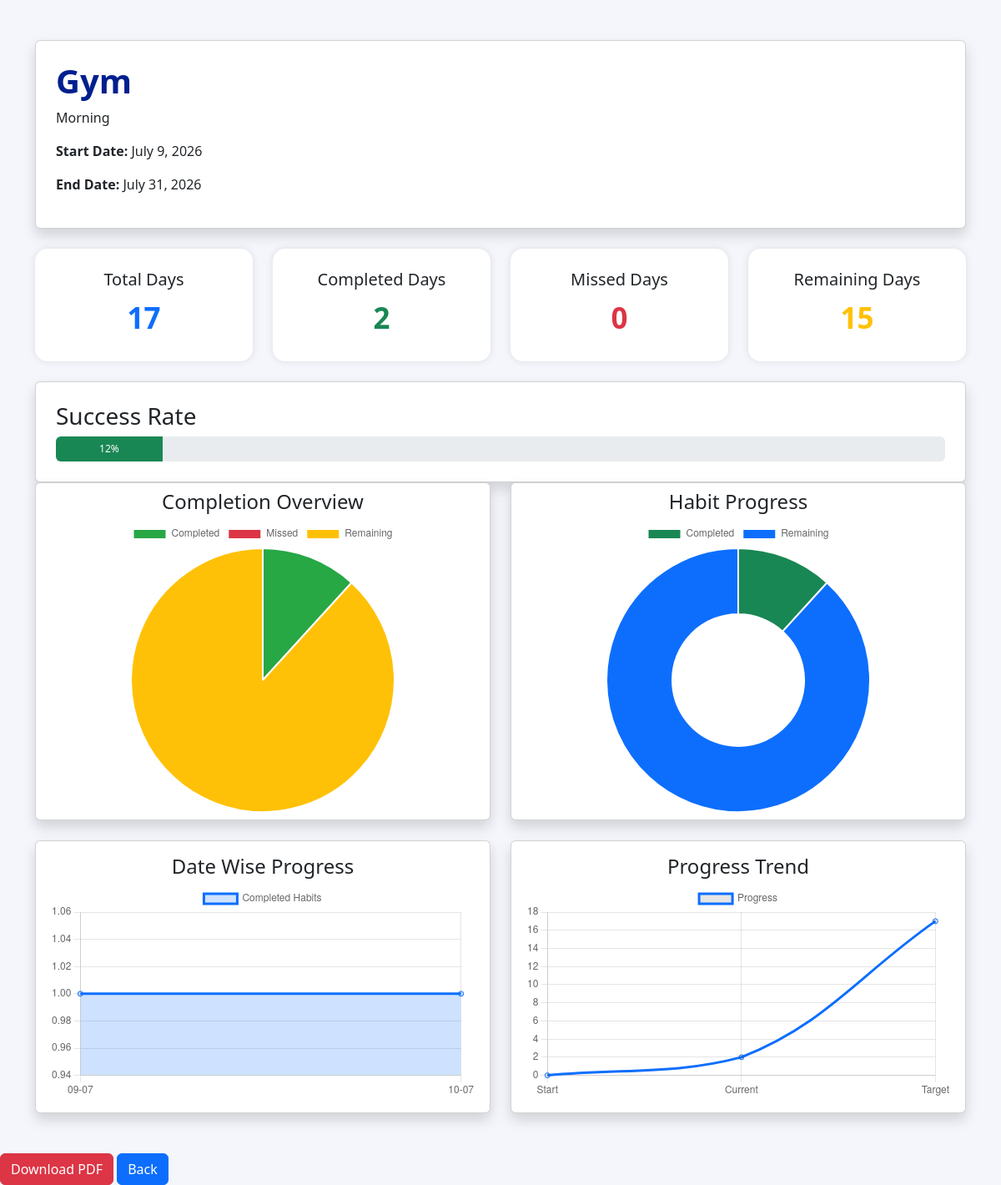
Page /habit-analytics/21/ (signed in) on the committed database.
### habits/models.py (models this page shows, shortened)
class Habit(models.Model):
    user = models.ForeignKey(
        User,
        on_delete=models.CASCADE
    )
    name = models.CharField(
        max_length=200
    )
    description = models.TextField(
        blank=True
    )
    category = models.CharField(
    max_length=50,
    default="Health"
    )
    frequency = models.CharField(
    max_length=20,
    default="Daily"
    )
    reminder_time = models.TimeField(
    null=True,
    blank=True
    )
    status = models.CharField(
        max_length=20,
        choices=[
            ('Pending', 'Pending'),
            ('Completed', 'Completed'),
        ],
        default='Pending'
    )
    start_date = models.DateField()
    end_date = models.DateField( null=True,
    blank=True)

### habits/views.py (the view)
@login_required
def habit_analytics(request, id):
    habit = get_object_or_404(
        Habit,
        id=id,
        user=request.user
    )
    logs = HabitLog.objects.filter(
        habit=habit
    )
    total_days = logs.count()
    completed_days = logs.filter(
        completed=True
    ).count()
    missed_days = logs.filter(
        missed=True
    ).count()
    remaining_days = total_days - completed_days - missed_days
    success_rate = 0
    if total_days > 0:
        success_rate = round(
            (completed_days / total_days) * 100,
        )
    date_data = logs.filter(
        completed=True
    ).values(
        'log_date'
    ).annotate(
        total=Count('id')
    ).order_by('log_date')
    date_labels = []
    date_counts = []
    for item in date_data:
        date_labels.append(
            item['log_date'].strftime('%d-%m')
        )
        date_counts.append(
            item['total']
        )
    return render(
        request,
        'habits/habit_analytics.html',
        {
            'habit': habit,
            'total_days': total_days,
            'completed_days': completed_days,
            'missed_days': missed_days,
            'remaining_days': remaining_days,
            'success_rate': success_rate,
            'date_labels': date_labels,
            'date_counts': date_counts,
        }
    )

### habits/templates/habits/habit_analytics.html (shortened to what this page needs)
<!DOCTYPE html>
<html>
<head>
<link href="https://cdn.jsdelivr.net/npm/bootstrap@5.3.0/dist/css/bootstrap.min.css" rel="stylesheet">
</head>
<body>
<div class="container mt-5">
    <div class="card shadow p-4 mb-4">
        <h1 class="heading">
            {{ habit.name }}
        </h1>
        <p>
            {{ habit.description }}
        </p>
        <p>
            <b>Start Date:</b> {{ habit.start_date }}
        </p>
        <p>
            <b>End Date:</b> {{ habit.end_date }}
        </p>
    </div>
    <div class="row">
        <div class="col-md-3 mb-4">
            <div class="stat-card">
                <h5>Total Days</h5>
                <div class="value text-primary">
                    {{ total_days }}
                </div>
            </div>
        </div>
        <div class="col-md-3 mb-4">
            <div class="stat-card">
                <h5>Completed Days</h5>
                <div class="value text-success">
                    {{ completed_days }}
                </div>
            </div>
        </div>
        <div class="col-md-3 mb-4">
            <div class="stat-card">
                <h5>Missed Days</h5>
                <div class="value text-danger">
                    {{ missed_days }}
                </div>
            </div>
        </div>
        <div class="col-md-3 mb-4">
            <div class="stat-card">
                <h5>Remaining Days</h5>
                <div class="value text-warning">
                    {{ remaining_days }}
                </div>
            </div>
        </div>
    </div>
    <div class="card shadow p-4">
        <h3>
            Success Rate
        </h3>
        <div class="progress" style="height:30px;">
          <div class="progress-bar bg-success"
             role="progressbar"
             style="width: {{ success_rate }}%;">
             {{ success_rate }}%
            </div>
        </div>
    </div>
    <div class="row">
      <div class="col-md-6 mb-4">
          <div class="card shadow p-2">
              <h4 class="text-center">Completion Overview</h4>
              <canvas id="pieChart"  height="250"></canvas>
         </div>
      </div>
      <div class="col-md-6 mb-4">
          <div class="card shadow p-2">
              <h4 class="text-center">Habit Progress</h4>
              <canvas id="doughnutChart" height="250"></canvas>
          </div>
      </div>
    </div>
    <div class="row">
       <div class="col-md-6">
        <div class="card p-3 shadow">
           <h4 class="text-center">
              Date Wise Progress
          </h4>
            <canvas id="dateChart"></canvas>
        </div>
     </div>
      <div class="col-md-6 mb-4">
          <div class="card shadow p-3">
              <h4 class="text-center">Progress Trend</h4>
              <canvas id="lineChart"></canvas>
          </div>
      </div>
    </div>
    <br>
</div>
<script>
// PIE CHART
new Chart(document.getElementById('pieChart'), {
    type: 'pie',
    data: {
        labels: ['Completed','Missed','Remaining'],
        datasets: [{
            data: [
                {{ completed_days }},
                {{ missed_days }},
                {{ remaining_days }}
            ],
            backgroundColor: [
                '#28a745',
                '#dc3545',
                '#ffc107'
            ]
        }]
    }
});
// DOUGHNUT CHART
new Chart(document.getElementById('doughnutChart'), {
    type: 'doughnut',
    data: {
        labels: ['Completed','Remaining'],
        datasets: [{
            data: [
                 {{ completed_days }},
                 {{ remaining_days}}
            ],
            backgroundColor: [
                '#198754',
                '#0d6efd'
            ]
        }]
    }
});
// Date CHART
new Chart(document.getElementById('dateChart'), {
type: 'line',
data: {
labels: {{ date_labels|safe }},
datasets: [{
label: 'Completed Habits',
data: {{ date_counts|safe }},
borderColor: '#0d6efd',
backgroundColor: 'rgba(13,110,253,0.2)',
fill: true,
tension: 0.4
}]
}
});
// LINE CHART
new Chart(document.getElementById('lineChart'), {
    type: 'line',
    data: {
        labels: ['Start','Current','Target'],
        datasets: [{
            label: 'Progress',
            data: [
                0,
                {{ completed_days|default:0 }},
                {{ total_days|default:0 }}
            ],
            borderColor: '#0d6efd',
            fill: false,
            tension: 0.4
        }]
    }
});
</script>
<button onclick="downloadPDF()"
        class="btn btn-danger">
    Download PDF
</button>
<a href="/analytics/" class="btn btn-primary">
        Back
    </a>
<script>
async function downloadPDF() {
    const { jsPDF } = window.jspdf;
    const pdf = new jsPDF('p', 'mm', 'a4');
    const element = document.querySelector('.container');
    const canvas = await html2canvas(element, {
        scale: 2
    });
    const imgData = canvas.toDataURL('image/png');
    const imgWidth = 190;
    const pageHeight = 297;
    const imgHeight =
        canvas.height * imgWidth / canvas.width;
    let heightLeft = imgHeight;
    let position = 10;
    pdf.addImage(
        imgData,
        'PNG',
        10,
        position,
        imgWidth,
        imgHeight
    );
    heightLeft -= pageHeight;
    while (heightLeft > 0) {
        position = heightLeft - imgHeight;
        pdf.addPage();
        pdf.addImage(
            imgData,
            'PNG',
            10,
            position,
            imgWidth,
            imgHeight
        );
        heightLeft -= pageHeight;
    }
    pdf.save('Habit_Analytics.pdf');
}
</script>
</body>
</html>

### habits/templates/habits/habit_analytics.html (style rules this page uses)
body { background:#f4f6fb; }
.heading { color:#001f8f; font-weight:bold; }
.stat-card { background:white; border-radius:15px; padding:25px; text-align:center; box-shadow:0px 0px 10px rgba(0,0,0,.1); }
.value { font-size:35px; font-weight:bold; }
.card canvas { max-height:350px; }

### rows in the picture
Habit: name "Gym", description "Morning", start_date "July 9, 2026", end_date "July 31, 2026"

### other values in the picture
{{ total_days }} "17"
{{ completed_days }} "2"
{{ missed_days }} "0"
{{ remaining_days }} "15"
{{ success_rate }} "12"
chart data {{ completed_days }} 2
chart data {{ missed_days }} 0
chart data {{ remaining_days }} 15
